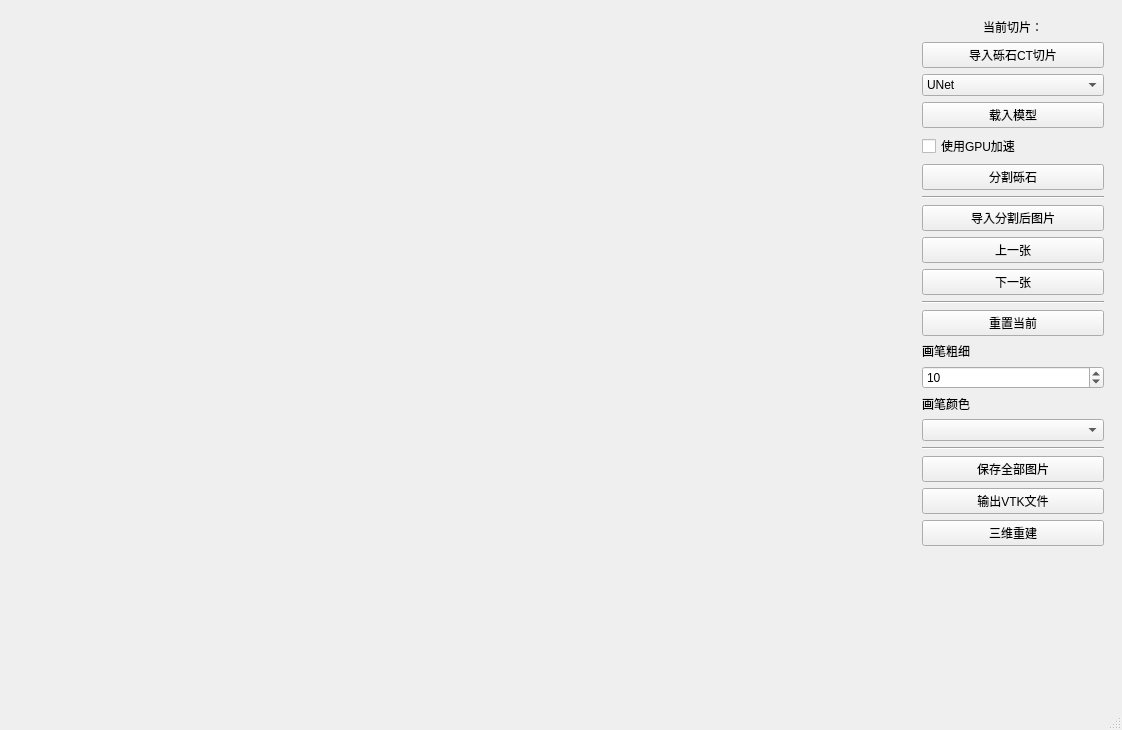
<?xml version="1.0" encoding="UTF-8"?>
<ui version="4.0">
 <class>MainWindow</class>
 <widget class="QMainWindow" name="MainWindow">
  <property name="geometry">
   <rect>
    <x>0</x>
    <y>0</y>
    <width>1122</width>
    <height>730</height>
   </rect>
  </property>
  <property name="windowTitle">
   <string>MainWindow</string>
  </property>
  <widget class="QWidget" name="centralwidget">
   <layout class="QHBoxLayout" name="horizontalLayout_4">
    <item>
     <layout class="QHBoxLayout" name="horizontalLayout_2">
      <item>
       <widget class="QStackedWidget" name="stackedWidget">
        <property name="enabled">
         <bool>true</bool>
        </property>
        <property name="currentIndex">
         <number>0</number>
        </property>
        <widget class="QWidget" name="page_1">
         <layout class="QHBoxLayout" name="horizontalLayout">
          <item>
           <widget class="QLabel" name="label_previous_img">
            <property name="text">
             <string/>
            </property>
           </widget>
          </item>
          <item>
           <widget class="QWidget" name="widget_seg" native="true"/>
          </item>
         </layout>
        </widget>
        <widget class="QWidget" name="page_2">
         <layout class="QHBoxLayout" name="horizontalLayout_3"/>
        </widget>
       </widget>
      </item>
      <item>
       <widget class="QWidget" name="widget_tools" native="true">
        <property name="minimumSize">
         <size>
          <width>200</width>
          <height>0</height>
         </size>
        </property>
        <layout class="QVBoxLayout" name="verticalLayout">
         <item>
          <widget class="QLabel" name="label_now_img_id">
           <property name="text">
            <string>当前切片：</string>
           </property>
           <property name="alignment">
            <set>Qt::AlignCenter</set>
           </property>
          </widget>
         </item>
         <item>
          <widget class="QPushButton" name="pushButton_openfile">
           <property name="text">
            <string>导入砾石CT切片</string>
           </property>
          </widget>
         </item>
         <item>
          <widget class="QComboBox" name="comboBox">
           <item>
            <property name="text">
             <string>UNet</string>
            </property>
           </item>
           <item>
            <property name="text">
             <string>UNet++</string>
            </property>
           </item>
          </widget>
         </item>
         <item>
          <widget class="QPushButton" name="pushButton_load_model">
           <property name="text">
            <string>载入模型</string>
           </property>
          </widget>
         </item>
         <item>
          <widget class="QCheckBox" name="checkBox">
           <property name="focusPolicy">
            <enum>Qt::WheelFocus</enum>
           </property>
           <property name="text">
            <string>使用GPU加速</string>
           </property>
           <property name="autoRepeatDelay">
            <number>300</number>
           </property>
          </widget>
         </item>
         <item>
          <widget class="QPushButton" name="pushButton_seg_imgs">
           <property name="text">
            <string>分割砾石</string>
           </property>
          </widget>
         </item>
         <item>
          <widget class="Line" name="line">
           <property name="orientation">
            <enum>Qt::Horizontal</enum>
           </property>
          </widget>
         </item>
         <item>
          <widget class="QPushButton" name="pushButton_openfile_seged">
           <property name="text">
            <string>导入分割后图片</string>
           </property>
          </widget>
         </item>
         <item>
          <widget class="QPushButton" name="Button_pre_img">
           <property name="text">
            <string>上一张</string>
           </property>
          </widget>
         </item>
         <item>
          <widget class="QPushButton" name="Button_next_img">
           <property name="text">
            <string>下一张</string>
           </property>
          </widget>
         </item>
         <item>
          <widget class="Line" name="line_2">
           <property name="orientation">
            <enum>Qt::Horizontal</enum>
           </property>
          </widget>
         </item>
         <item>
          <widget class="QPushButton" name="Button_resetnow">
           <property name="text">
            <string>重置当前</string>
           </property>
          </widget>
         </item>
         <item>
          <widget class="QLabel" name="label_pensize">
           <property name="maximumSize">
            <size>
             <width>16777215</width>
             <height>50</height>
            </size>
           </property>
           <property name="text">
            <string>画笔粗细</string>
           </property>
          </widget>
         </item>
         <item>
          <widget class="QSpinBox" name="spinBox_pensize">
           <property name="value">
            <number>10</number>
           </property>
          </widget>
         </item>
         <item>
          <widget class="QLabel" name="label_pencolor">
           <property name="maximumSize">
            <size>
             <width>16777215</width>
             <height>50</height>
            </size>
           </property>
           <property name="text">
            <string>画笔颜色</string>
           </property>
          </widget>
         </item>
         <item>
          <widget class="QComboBox" name="comboBox_color"/>
         </item>
         <item>
          <widget class="Line" name="line_3">
           <property name="orientation">
            <enum>Qt::Horizontal</enum>
           </property>
          </widget>
         </item>
         <item>
          <widget class="QPushButton" name="pushButton_save_imgs">
           <property name="text">
            <string>保存全部图片</string>
           </property>
          </widget>
         </item>
         <item>
          <widget class="QPushButton" name="pushButton_save_vtk_files">
           <property name="text">
            <string>输出VTK文件</string>
           </property>
          </widget>
         </item>
         <item>
          <widget class="QPushButton" name="pushButton_3D_build">
           <property name="text">
            <string>三维重建</string>
           </property>
          </widget>
         </item>
         <item>
          <spacer name="verticalSpacer">
           <property name="orientation">
            <enum>Qt::Vertical</enum>
           </property>
           <property name="sizeType">
            <enum>QSizePolicy::Expanding</enum>
           </property>
           <property name="sizeHint" stdset="0">
            <size>
             <width>20</width>
             <height>40</height>
            </size>
           </property>
          </spacer>
         </item>
        </layout>
       </widget>
      </item>
     </layout>
    </item>
   </layout>
  </widget>
  <widget class="QStatusBar" name="statusbar"/>
  <action name="action">
   <property name="text">
    <string>导入原始CT切片</string>
   </property>
  </action>
 </widget>
 <resources/>
 <connections/>
</ui>
